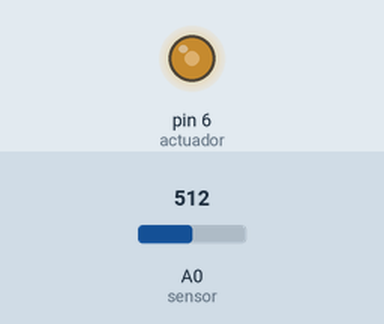
The sketch below on a simulated Arduino Uno, built with avr-gcc and run on an emulated ATmega328P. Shown: output pins drawn as LEDs (lit = HIGH). The inputs (shaded band) are chosen by the test bench; at power-on: A0 (sensor) = 512.

Above: at 1.8 s.
1.9 s: A0 (sensor) set to 716
At 2.4 s:
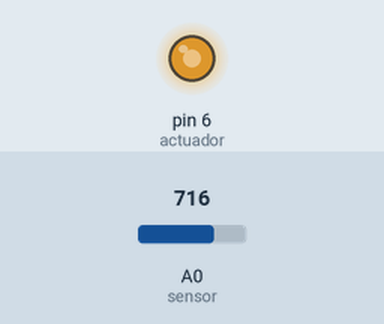
3.5 s: A0 (sensor) set to 900
At 5.1 s:
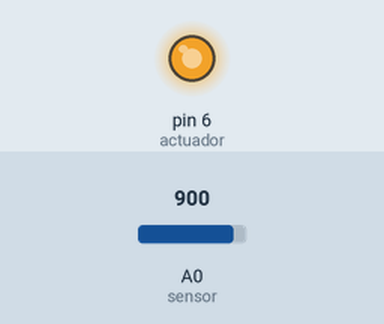
5.5 s: A0 (sensor) set to 122
At 6.7 s:
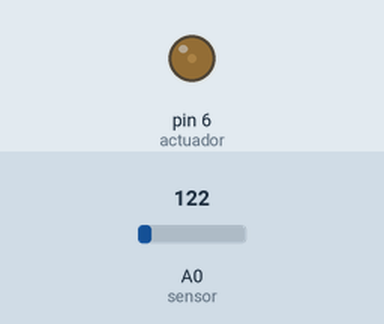
7.5 s: A0 (sensor) set to 0
At 9.4 s:
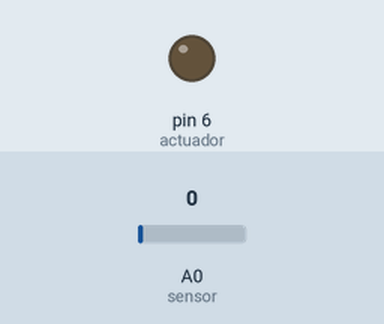
Timing chart, 0 to 10.5 s (numbered marks = the images above; inputs shaded):
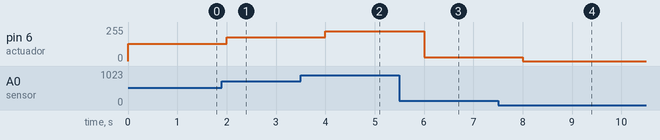

Measured:
- after the input at 1.9 s, pin 6 (actuador): 128/255 → 179/255 after 0.10 s
- after the input at 3.5 s, pin 6 (actuador): 179/255 → 225/255 after 0.50 s
- after the input at 5.5 s, pin 6 (actuador): 225/255 → 30/255 after 0.50 s
- after the input at 7.5 s, pin 6 (actuador): 30/255 → 0/255 after 0.50 s

The sketch:

p8.ino
```cpp
int sensor = A0;
int actuador = 6;

setup(){
    Serial.begin(9600);
        pinMode(sensor, INPUT);
}

int v;

loop(){
    int v = analogRead(sensor);
    v = v / 4;
    analogWrite(actuador, v);
    delay(1000);
}
```
